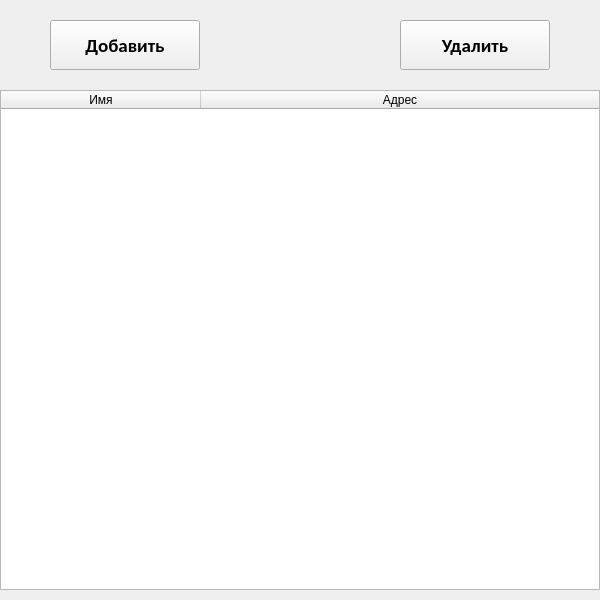
<?xml version="1.0" encoding="UTF-8"?>
<ui version="4.0">
 <class>AddressBook</class>
 <widget class="QMainWindow" name="AddressBook">
  <property name="geometry">
   <rect>
    <x>0</x>
    <y>0</y>
    <width>600</width>
    <height>600</height>
   </rect>
  </property>
  <property name="windowTitle">
   <string>AddressBook</string>
  </property>
  <widget class="QWidget" name="centralwidget">
   <widget class="QPushButton" name="buttonAdd">
    <property name="geometry">
     <rect>
      <x>50</x>
      <y>20</y>
      <width>150</width>
      <height>50</height>
     </rect>
    </property>
    <property name="font">
     <font>
      <family>Calibri</family>
      <pointsize>14</pointsize>
      <bold>true</bold>
     </font>
    </property>
    <property name="text">
     <string>Добавить</string>
    </property>
   </widget>
   <widget class="QPushButton" name="buttonRemove">
    <property name="geometry">
     <rect>
      <x>400</x>
      <y>20</y>
      <width>150</width>
      <height>50</height>
     </rect>
    </property>
    <property name="font">
     <font>
      <family>Calibri</family>
      <pointsize>14</pointsize>
      <bold>true</bold>
     </font>
    </property>
    <property name="text">
     <string>Удалить</string>
    </property>
   </widget>
   <widget class="QTableWidget" name="tableAddress">
    <property name="geometry">
     <rect>
      <x>0</x>
      <y>90</y>
      <width>600</width>
      <height>500</height>
     </rect>
    </property>
    <property name="midLineWidth">
     <number>1</number>
    </property>
    <property name="showGrid">
     <bool>true</bool>
    </property>
    <property name="gridStyle">
     <enum>Qt::SolidLine</enum>
    </property>
    <property name="rowCount">
     <number>0</number>
    </property>
    <property name="columnCount">
     <number>2</number>
    </property>
    <attribute name="horizontalHeaderVisible">
     <bool>true</bool>
    </attribute>
    <attribute name="horizontalHeaderCascadingSectionResizes">
     <bool>true</bool>
    </attribute>
    <attribute name="horizontalHeaderDefaultSectionSize">
     <number>200</number>
    </attribute>
    <attribute name="horizontalHeaderHighlightSections">
     <bool>false</bool>
    </attribute>
    <attribute name="horizontalHeaderShowSortIndicator" stdset="0">
     <bool>false</bool>
    </attribute>
    <attribute name="horizontalHeaderStretchLastSection">
     <bool>true</bool>
    </attribute>
    <attribute name="verticalHeaderVisible">
     <bool>true</bool>
    </attribute>
    <attribute name="verticalHeaderStretchLastSection">
     <bool>false</bool>
    </attribute>
    <column>
     <property name="text">
      <string>Имя</string>
     </property>
    </column>
    <column>
     <property name="text">
      <string>Адрес</string>
     </property>
    </column>
   </widget>
  </widget>
 </widget>
 <resources/>
 <connections/>
</ui>
